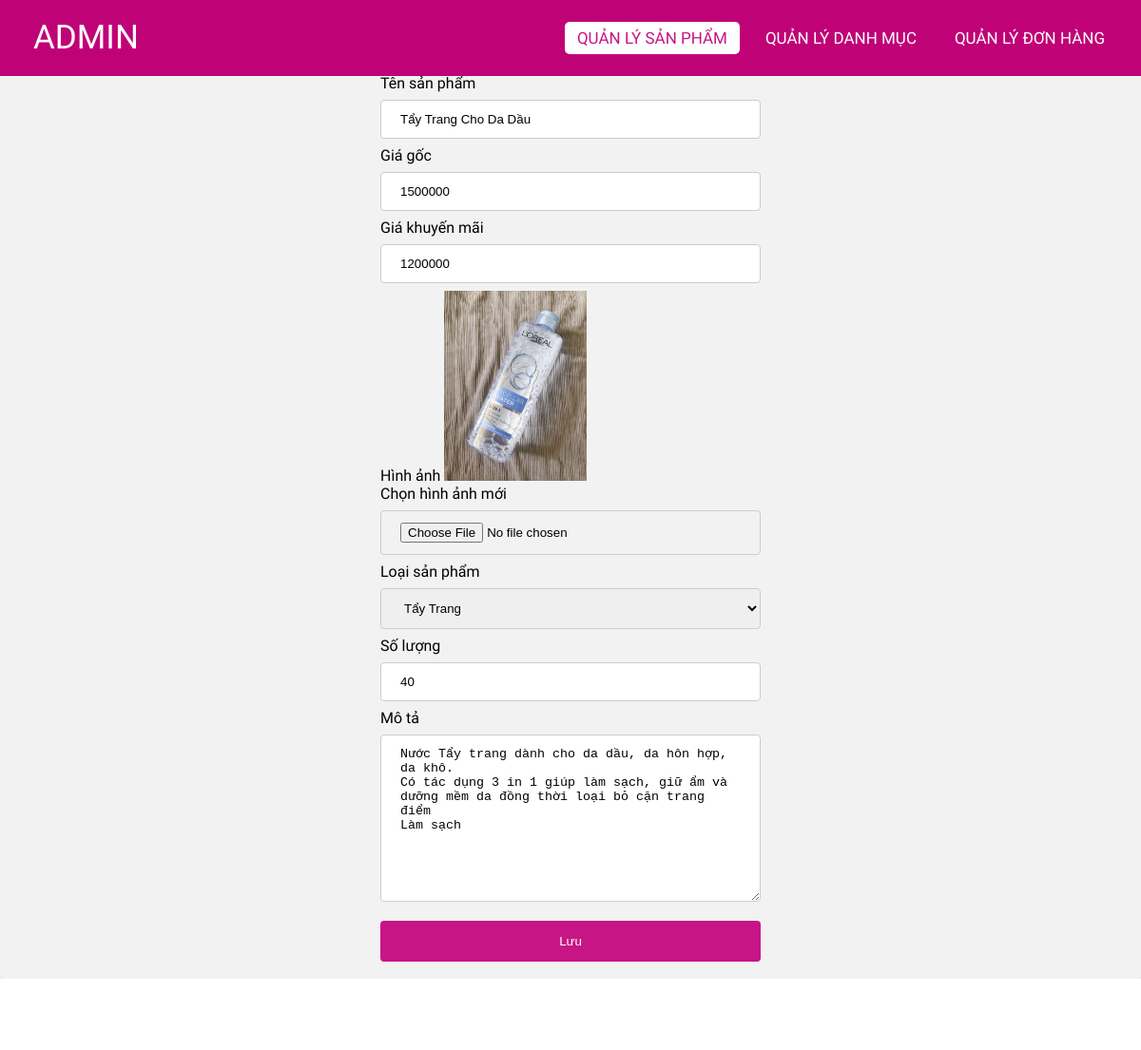
The app's page /admin/edit_product.php?id=33 (signed in) with its own data.
### tables this page shows
CREATE TABLE `products` (
  `id` int(11) NOT NULL,
  `name` varchar(255) NOT NULL,
  `originalPrice` decimal(10,0) NOT NULL,
  `promotionPrice` decimal(10,0) NOT NULL,
  `image` varchar(50) NOT NULL,
  `createdBy` int(11) NOT NULL,
  `createdDate` date NOT NULL,
  `cateId` int(11) NOT NULL,
  `qty` int(11) NOT NULL,
  `des` varchar(1000) NOT NULL,
  `status` tinyint(1) NOT NULL,
  `soldCount` int(11) NOT NULL
);

### lib/database.php (called while the page is built, shortened)
<?php
class Database extends PDO
{
  public $host   = DB_HOST;
  public $user   = DB_USER;
  public $pass   = DB_PASS;
  public $dbname = DB_NAME;
  public $link;
  private function connectDB()
  {
    $this->link = new mysqli(
      $this->host,
      $this->user,
      $this->pass,
      $this->dbname
    );
  }
  public function select($query)
  {
    $result = $this->link->query($query);
    if ($result->num_rows > 0) {
      return $result;
    } else {
      return false;
    }
  }
}

### classes/product.php (called while the page is built, shortened)
<?php
$filepath = realpath(dirname(__FILE__));
include_once($filepath . '/../lib/database.php');
?>
<?php
class product
{
    private $db;
    public function __construct()
    {
        $this->db = new Database();
    }
    public function getProductbyIdAdmin($id)
    {
        $query = "SELECT * FROM products where id = '$id'";
        $result = $this->db->select($query);
        return $result;
    }
}
?>

### classes/categories.php (called while the page is built, shortened)
<?php
$filepath = realpath(dirname(__FILE__));
include_once($filepath . '/../lib/database.php');
?>
<?php
class categories
{
    private $db;
    public function __construct()
    {
        $this->db = new Database();
    }
    public function getAll()
    {
        $query = "SELECT * FROM categories WHERE status = 1";
        $result_mysqli = $this->db->select($query);
        if ($result_mysqli) {
            $result = mysqli_fetch_all($result_mysqli, MYSQLI_ASSOC);
            return $result;
        }
        return false;
    }
}
?>

### admin/edit_product.php (the view, shortened to what this page needs)
<?php
include '../classes/product.php';
include '../classes/categories.php';
$role_id = Session::get('role_id');
if ($role_id == 1) {
    $product = new product();
    $productUpdate = mysqli_fetch_assoc($product->getProductbyIdAdmin($_GET['id']));
} else {
    header("Location:../index.php");
}
$category = new categories();
$categoriesList = $category->getAll();
?>
<!DOCTYPE html>
<html lang="en">
<head>
    <link rel="stylesheet" href="css/style.css">
    <link rel="stylesheet" href="https://cdnjs.cloudflare.com/ajax/libs/font-awesome/5.15.4/css/all.min.css">
</head>
<body>
    <nav>
        <label class="logo">ADMIN</label>
        <ul>
            <li><a href="productlist.php" class="active">Quản lý Sản phẩm</a></li>
            <li><a href="categoriesList.php">Quản lý Danh mục</a></li>
            <li><a href="orderlist.php">Quản lý Đơn hàng</a></li>
        </ul>
    </nav>
    <div class="title">
        <h1>Chỉnh sửa sản phẩm</h1>
    </div>
    <div class="container">
        <div class="form-add">
            <form action="edit_product.php?id=<?= $productUpdate['id'] ?>" method="post" enctype="multipart/form-data">
                <label for="name">Tên sản phẩm</label>
                <input type="text" id="name" name="name" placeholder="Tên sản phẩm.." value="<?= $productUpdate['name'] ?>">
                <label for="originalPrice">Giá gốc</label>
                <input type="number" id="originalPrice" name="originalPrice" value="<?= $productUpdate['originalPrice'] ?>">
                <label for="promotionPrice">Giá khuyến mãi</label>
                <input type="number" id="promotionPrice" name="promotionPrice" value="<?= $productUpdate['promotionPrice'] ?>">
                <label for="image">Hình ảnh</label>
                <img src="uploads/<?= $productUpdate['image'] ?>" style="height: 200px;" id="image"> <br>
                <label for="imageNew">Chọn hình ảnh mới</label>
                <input type="file" id="imageNew" name="image">
                <label for="cateId">Loại sản phẩm</label>
                <select id="cateId" name="cateId">
                    <?php foreach ($categoriesList as $key => $value) {
                        if ($value['id'] == $productUpdate['cateId']) { ?>
                            <option selected value="<?= $value['id'] ?>"><?= $value['name'] ?></option>
                        <?php  } else { ?>
                            <option value="<?= $value['id'] ?>"><?= $value['name'] ?></option>
                        <?php   } ?>
                    <?php } ?>
                </select>
                <label for="qty">Số lượng</label>
                <input type="number" id="qty" name="qty" value="<?= $productUpdate['qty'] ?>">
                <label for="des">Mô tả</label>
                <textarea name="des" id="des" cols="30" rows="10"><?= $productUpdate['des'] ?></textarea>
                <input type="submit" value="Lưu" name="submit">
            </form>
        </div>
    </div>
    <footer>
    </footer>
</body>
</html>

### admin/css/style.css (style rules this page uses)
* { padding: 0; margin: 0; text-decoration: none; list-style: none; box-sizing: border-box; }
body { font-family: Mitr; background: rgb(240, 234, 234); }
nav { top: 0; position: fixed; background: #c00277; height: 80px; width: 100%; }
label.logo { color: white; font-size: 35px; line-height: 80px; padding: 0 35px; }
nav ul { float: right; margin-right: 20px; }
nav ul li { display: inline-block; line-height: 80px; margin: 0 5px; }
nav ul li a { color: white; font-size: 17px; padding: 7px 13px; border-radius: 3px; text-transform: uppercase; border-radius: 5px; transition: 0.5s; }
.active, a:hover { background-color: white; color: mediumvioletred; }
.container { margin-top: 30px; height: auto; }
.title { background-color: white; }
footer { padding: 30px 0; background-color:white; }
.form-add { border-radius: 5px; background-color: #f2f2f2; padding: 10px 400px; }
input[type=text], input[type=file], input[type=number], textarea, select { width: 100%; padding: 12px 20px; margin: 8px 0; display: inline-block; border: 1px solid #ccc; border-radius: 4px; box-sizing: border-box; }
input[type=submit] { width: 100%; background-color: mediumvioletred; color: white; padding: 14px 20px; margin: 8px 0; border: none; border-radius: 4px; cursor: pointer; }

### records on screen
products: name "Tẩy Trang Cho Da Dầu", originalPrice "1500000", promotionPrice "1200000", image (picture), qty "40", des "Nước Tẩy trang dành cho da dầu, da hôn hợp, da khô. Có tác dụng 3 in 1 giúp làm sạch, giữ ẩm và dưỡng mềm da đồng thời loại bỏ cặn trang điểm Làm sạch"

### other values on screen
form field cateId "Tẩy Trang"
